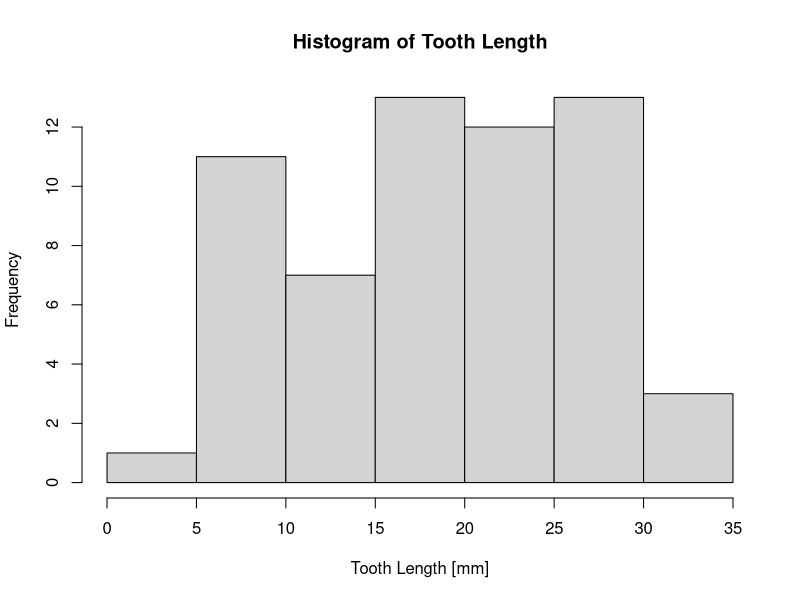
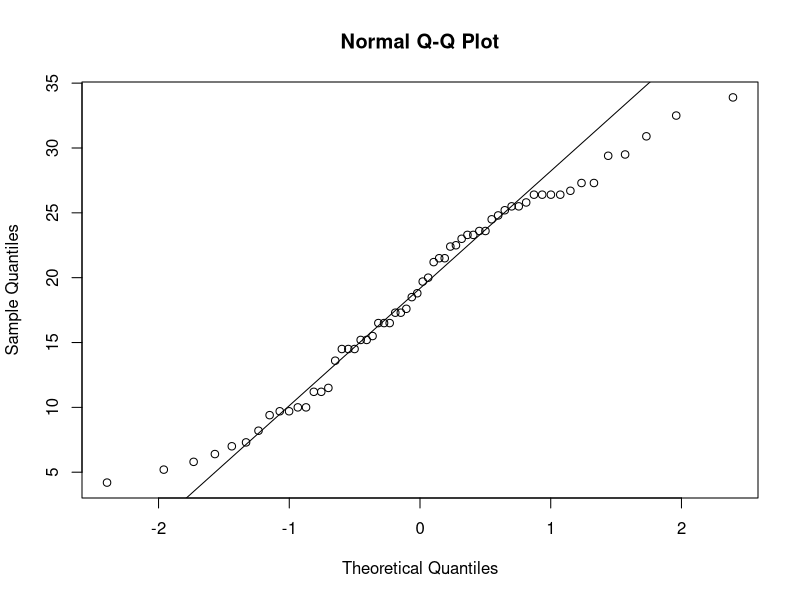
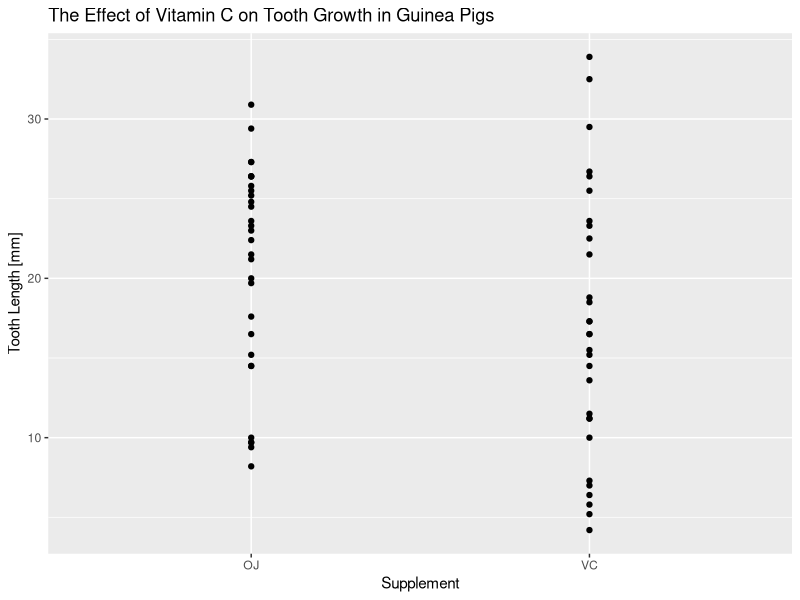

The R source for these figures, in order:
# Coursera Data Science Specialization Course 6 Project 1 Part 2 Script


# The purpose of this script is to satisfy the requirements of the project 1
# peer-graded assignment that is part of the Statistical Inference course
# from Johns Hopkins University within the Data Science Specialization on
# Coursera. As per the instructions the project will consist of the two parts
# and this script is for part 2.
#
# The second part focuses on basic inferential data analysis. The steps are:
# 1. Load the ToothGrowth data and perform some basic exploratory data analysis
# 2. Provide a basic summary of the data
# 3. Use confidence intervals and/or hypothesis tests to compare tooth growth by
# supp and dose.
# 4. State your conclusions and the assumptions needed for your conclusions


library(dplyr)
library(ggplot2)


# 1. Load the ToothGrowth data and perform some basic exploratory data analysis
tooth.data <- as_tibble(ToothGrowth)  # Load data as a tibble
?ToothGrowth  # View documentation
str(tooth.data)  # Display structure
head(tooth.data)  # View first 6 rows

# In the documentation the units of the "len" variable are not provided. Based
# on its values it seems likely that the measurements are in millimeters. The
# analysis will proceed on this assumption.

tooth.data <- mutate(tooth.data, dose = as.factor(dose))  # Make "dose" a factor
# Plot the data
#print(qplot(x = dose, y = len, data = tooth.data, facets = ~ supp, color = dose,
#            main = "The Effect of Vitamin C on Tooth Growth in Guinea Pigs",
#            xlab = "Dose of Vitamin C [mg/day]", ylab = "Tooth Length [mm]"))


# 2. Provide a basic summary of the data
summary(tooth.data)
# The summary shows that the "len" variable ranges from 4.20 to 33.90 with a
# mean of 18.81. There are 60 total observations - 30 each with the two
# supplement types: orange juice and ascorbic acid. There are 20 observations
# each of the 3 dosage levels. Essentailly there are six groups and each of them
# has 10 observations.


# 3. Use confidence intervals and/or hypothesis tests to compare tooth growth by
# supp and dose.

# First, tooth growth will be investigated based on supplement type using a two
# sided t-test. The assumptions to proceed with the test are:
# 1. Means of populations follow a normal distribution
# 2. Variance of populations is equal
# 3. Data are sampled independently from the populations
# These assumptions will be checked before continuing

# First check if data follow a normal distribution
# Make a histogram
hist(tooth.data$len, main = "Histogram of Tooth Length",
     xlab = "Tooth Length [mm]")
# The histogram doesn't look very normal, but it's reasonably symmetric
# Check a Q-Q Plot also
qqnorm(tooth.data$len)  # Plot data
qqline(tooth.data$len)  # Add the normal line
# While the Q-Q Plot isn't perfect, the t-test is robust to the normality
# assumption. The analysis will continue assuming the data are normal enough

# Second check if the variance is equal, plot the values side by side
print(qplot(x = supp, y = len, data = tooth.data,
            main = "The Effect of Vitamin C on Tooth Growth in Guinea Pigs",
            xlab = "Supplement", ylab = "Tooth Length [mm]"))
# In the plot above the Vitamin C supplement appears to vary more, but the
# t-test is highly robust to unequal variances when the sample sizes are equal,
# which they are in this case. If in doubt however, an F-test can be performed
# to show the variances are not statistically different.
var.test(x = filter(tooth.data, supp == "VC")$len,
         y = filter(tooth.data, supp == "OJ")$len)  # p-value = 0.2331

# Lastly, there is no reason to believe the data were not sampled independently.
# Additionally there is no way to test for this assumption, so analysis will
# continue assuming that all conditions for the two-sided t-test are met.

# First, hypothesis tests will be conducted to investigate the effect of the
# supplement type. The hypotheses are stated below:
# H_0: mu_oj = mu_vc (There is no significant difference in the means)
# H_a: mu_oj != mu_vc (There is a significant difference in the means)

# The t.test function will be used to evaluate the test the hypothesis
t.test(x = filter(tooth.data, supp == "VC")$len,
       y = filter(tooth.data, supp == "OJ")$len, var.equal = TRUE)
# The p-value of this test is 0.06063, so the test is not significant at the
# 0.95 confidence level


# 4. State your conclusions and the assumptions needed for your conclusions


